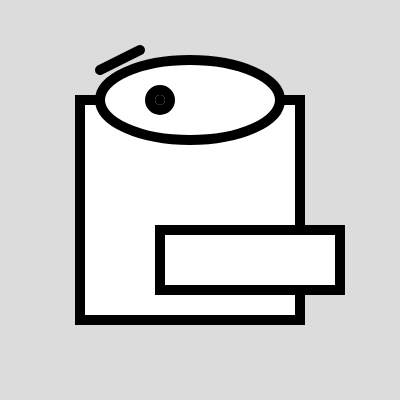
Frame 1 (no input)
Frame 60 (no input): identical to frame 1, image omitted
Frame 120 (the mouse pressed at the canvas centre since frame 60): identical to frame 1, image omitted

The p5.js sketch that drew this single still picture (run headless with seeded random() and noise() and a simulated clock; from frame 60 on, the mouse is pressed at the canvas centre):

// p5.js sketch
// ── sketch.js
function setup() {
  createCanvas(400, 400);
  strokeWeight(10);
}

function draw() {
  background(220);
  square(80, 100, 220);
  ellipse(190, 100, 180, 80);
  circle(160, 100, 20);
  point(160, 100);
  line(100, 70, 140, 50);
  rect(160, 230, 180, 60);
}
